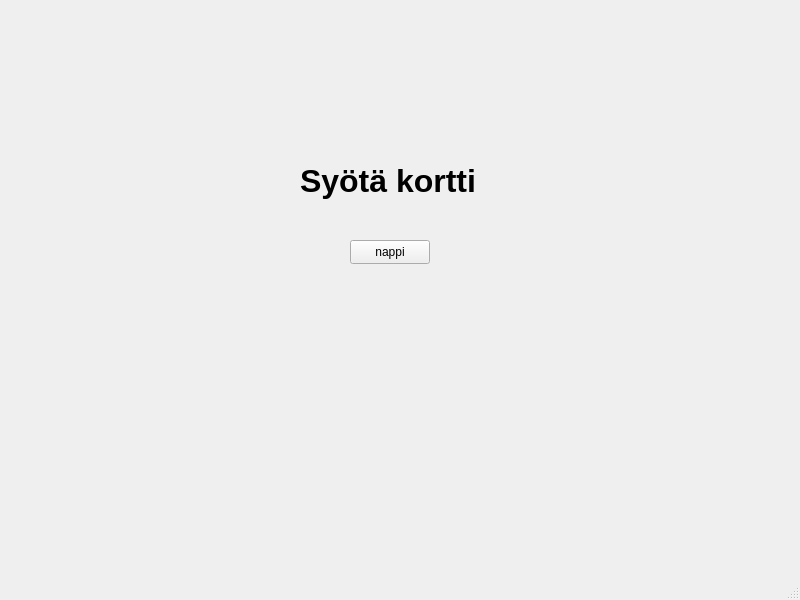
<?xml version="1.0" encoding="UTF-8"?>
<ui version="4.0">
 <class>MainWindow</class>
 <widget class="QMainWindow" name="MainWindow">
  <property name="geometry">
   <rect>
    <x>0</x>
    <y>0</y>
    <width>800</width>
    <height>600</height>
   </rect>
  </property>
  <property name="minimumSize">
   <size>
    <width>0</width>
    <height>600</height>
   </size>
  </property>
  <property name="windowTitle">
   <string>MainWindow</string>
  </property>
  <widget class="QWidget" name="centralwidget">
   <widget class="QLabel" name="label">
    <property name="geometry">
     <rect>
      <x>300</x>
      <y>140</y>
      <width>191</width>
      <height>81</height>
     </rect>
    </property>
    <property name="font">
     <font>
      <family>Arial</family>
      <pointsize>24</pointsize>
      <bold>true</bold>
     </font>
    </property>
    <property name="text">
     <string>Syötä kortti</string>
    </property>
   </widget>
   <widget class="QPushButton" name="pushButton">
    <property name="geometry">
     <rect>
      <x>350</x>
      <y>240</y>
      <width>80</width>
      <height>24</height>
     </rect>
    </property>
    <property name="text">
     <string>nappi</string>
    </property>
   </widget>
  </widget>
  <widget class="QStatusBar" name="statusbar"/>
  <action name="actionNew">
   <property name="text">
    <string>New</string>
   </property>
  </action>
  <action name="actionOpen">
   <property name="text">
    <string>Open</string>
   </property>
  </action>
  <action name="actionSave">
   <property name="text">
    <string>Save</string>
   </property>
  </action>
 </widget>
 <resources/>
 <connections/>
</ui>
